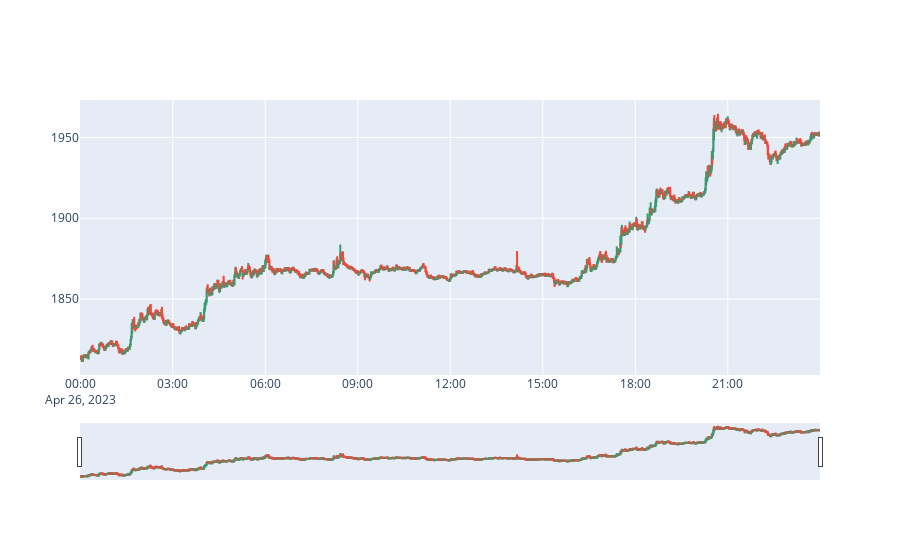

Notebook code cell kept with this figure:
### Markdown cell above
### Visualization

### Code cell
### Candlestick
tmp = df.iloc[0:1440]
fig = go.Figure(data=[go.Candlestick(x=tmp['open_time'],
                open=tmp['open'],
                high=tmp['high'],
                low=tmp['low'],
                close=tmp['close'])])
fig.show()

### Figure 1 — Plotly figure (JSON) as saved in the notebook; plotly's stock layout.template omitted (floating-point values rounded to 4 significant figures; data arrays with more than 128 entries replaced by an {"elided": "..."} marker saying what was removed)
{"data": [{"close": {"elided": "1440 float values"}, "high": {"elided": "1440 float values"}, "low": {"elided": "1440 float values"}, "open": {"elided": "1440 float values"}, "type": "candlestick", "x": {"elided": "1440 str values"}}], "layout": {}}
